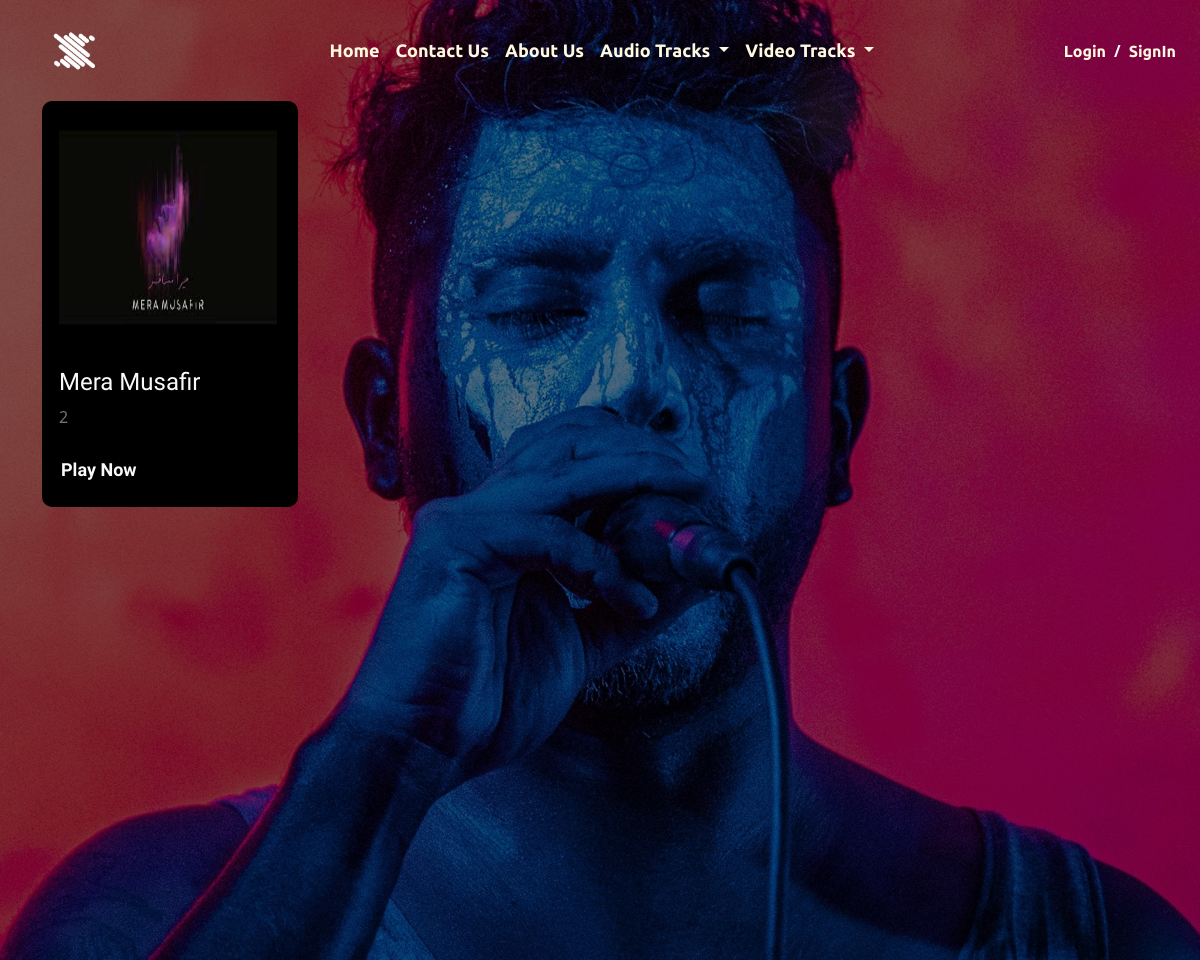
The app's page /category.php with its own data.
### tables this page shows
CREATE TABLE `tblsong` (
  `Id` int(11) NOT NULL,
  `Image` varchar(50) NOT NULL,
  `Songname` varchar(50) NOT NULL,
  `Artistname` int(11) NOT NULL,
  `Albumname` int(11) NOT NULL,
  `Genre` int(11) NOT NULL,
  `Language` varchar(50) NOT NULL,
  `Year` varchar(50) NOT NULL,
  `Audio` varchar(50) NOT NULL
);

### heaader.php (the view, shortened to what this page needs)
<!DOCTYPE html>
<html lang="en">
<head>
<link rel="stylesheet" href="https://cdnjs.cloudflare.com/ajax/libs/twitter-bootstrap/5.1.0/css/bootstrap.min.css">
<link rel="stylesheet" href="https://cdnjs.cloudflare.com/ajax/libs/font-awesome/5.15.4/css/all.min.css">
<link rel="stylesheet" href="assets/css/style.css">
<link rel="stylesheet" href="./assets/./css/./style.css">
</head>
<body>
<div class="bg-img"></div>
<div class="container-fluid">
  <nav  class="navbar navbar-expand-lg bg-body-tertiary ">
    <div class="container-fluid" style="position: relative;">
      <a class="navbar-brand" href="#">
        <img src="./assets//logo//logo.png" alt="Logo" width="100px" class="img-fluid">
      </a>
      <div class="collapse navbar-collapse" id="navbarSupportedContent">
        <ul class="navbar-nav mx-auto">
          <li class="nav-item">
            <a class="nav-link active" aria-current="page" href="index.php">Home</a>
          </li>
          <li class="nav-item dropdown">
          <li class="nav-item">
            <a class="nav-link " aria-disabled="true">Contact Us</a>
          </li>
          <li class="nav-item">
            <a class="nav-link " aria-disabled="true">About Us</a>
          </li>
        </li>
        <li class="nav-item dropdown">
        <a class="nav-link dropdown-toggle" href="category.php" role="button" data-bs-toggle="dropdown" aria-expanded="false">
            Audio Tracks
          </a>
        <li class="nav-item dropdown">
          <a class="nav-link dropdown-toggle" href="video.php" role="button" data-bs-toggle="dropdown" aria-expanded="false">
            Video Tracks
          </a>
        </ul>
        <div class="d-flex Login-setup" >
         <a href="login.php" class="text-decoration-none Login">Login </a>
         <span class="ms-2 text-light fw-bold" >/</span>
         <a href="SignIn.php" class="text-decoration-none ms-2 Register">SignIn</a>
        </div>
      </div>
    </div>
  </nav>
</body>
</html>

### category.php
<?php
include "config.php";
include "heaader.php";
?>
<div class="container">
    <div class="row">
        <?php
        if(isset($_GET['A']))
        {
            $select=mysqli_query($con,"select * from tblsong ");
            foreach($select as $data)
            {
        ?>
                <div class='col-lg-3 col-md-6 col-sm-12'>
                    <div class='card text-start' style='width: 16rem; background-color: #000000; border-radius: 10px; cursor: pointer;'>
                        <img class='card-img-top px-3 py-3' src='admin/simage/<?php echo $data['Image']; ?>' style='border-radius: 25px; width: 250px; height: 250px;' alt='Title'>
                        <div class='card-body'>
                            <h4 class='card-title text-light artist-txt'><?php echo $data['Songname']; ?></h4>
                            <p class='card-text text-secondary artist-name' style='cursor: pointer;'><?php echo $data['Albumname']; ?></p>
                            <a href='artist2.php' id='login.php' class='text-light text-decoration-none'>
                                <i class='bi bi-play-circle me-2 play-button'></i><span class='text-btn'>Play Now</span>
                            </a>
                        </div>
                    </div>
                </div>
        <?php
            }
        }
        else
        {
            $select=mysqli_query($con,"select * from tblsong");
            foreach($select as $data)
            {
        ?>
                <div class='col-lg-3 col-md-6 col-sm-12'>
                    <div class='card text-start' style='width: 16rem; background-color: #000000; border-radius: 10px; cursor: pointer;'>
                        <img class='card-img-top px-3 py-3' src='admin/simage/<?php echo $data['Image']; ?>' style='border-radius: 25px; width: 250px; height: 250px;' alt='Title'>
                        <div class='card-body'>
                            <h4 class='card-title text-light artist-txt'><?php echo $data['Songname']; ?></h4>
                            <p class='card-text text-secondary artist-name' style='cursor: pointer;'><?php echo $data['Albumname']; ?></p>
                            <a href='alanwalker.php' id='login.php' class='text-light text-decoration-none'>
                                <i class='bi bi-play-circle me-2 play-button'></i><span class='text-btn'>Play Now</span>
                            </a>
                        </div>
                    </div>
                </div>
        <?php
            }
        }
        ?>
    </div>
</div>

### assets/css/style.css (style rules this page uses)
body { background-color: #000000; margin: 0; overflow-x: hidden !important; }
.navbar-nav { font-family: 'Ubuntu', sans-serif; font-size: 18px; font-weight: 550; }
.nav-link { color: #fff9e0; cursor: pointer; position: relative; font-weight: bold; }
.nav-link::before { content: ''; position: absolute; bottom: -3px; left: 0; right: 0; height: 2px; background-color: #f80808; transform: scaleX(0); transform-origin: center; transition: transform 0.3s ease; }
.Login { color: #fff9e0; font-family: 'Ubuntu', sans-serif; font-weight: bold; border: none; color: #fff9e0; }
.Register { color: #fff9e0; font-family: 'Ubuntu', sans-serif; font-weight: bold; }
.bg-img { position: absolute; top: 0; left: 0; right: 0; bottom: 0; z-index: -1; background: url("./assets/backgroundimg/bg-1.jpg"); background-position: center; background-size: cover; background-repeat: no-repeat; animation: zoomIn 5s infinite alternate; transform-origin: center; height: 120vh; }
.bg-img::after { content: ""; background: rgba(0, 0, 0, 0.5); position: absolute; top: 0; left: 0; right: 0; bottom: 0; z-index: 0; }
.container-fluid { position: relative; z-index: 1; }
.container-fluid a, .container-fluid button { pointer-events: auto; }
.text-btn { position: relative; bottom: 3px; font-weight: bold; left: -6px; font-size: 18px; font-family: 'Ysabeau Infant', sans-serif; cursor: pointer; }
.artist-txt { font-family: 'Ysabeau Infant', sans-serif; }

### records on screen
tblsong: Image (picture), Songname "Mera Musafir", Albumname "2"
